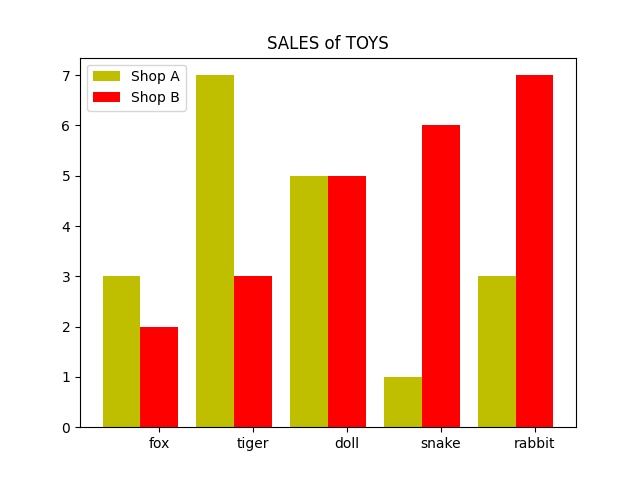

Write the Python code that produced this figure.
import matplotlib.pyplot as plt
import argparse
import pandas as pd

parser = argparse.ArgumentParser(description='bar chart for argparse') # run by 'py .\bar_chart_excel.py -f d:/1.xlsx'
parser.add_argument('--filepath', '-f', help='filepath属性，必要参数', required=True)
args = parser.parse_args()

file_path = args.filepath
df = pd.read_excel(file_path)
# bar = Bar()
# bar.add_xaxis(df["TOY"].to_list())
# bar.add_yaxis("RA", df["RA"].to_list())
# bar.add_yaxis("RB", df["RB"].to_list())

name_list = df['TOY']
num_list = df['RA']
num_list1 = df['RB']
x = list(range(len(num_list)))
total_width, n = 0.8, 2
width = total_width / n
plt.title('SALES of TOYS')
plt.bar(x, num_list, width = width, tick_label = name_list, label='Shop A', fc='y')
for i in range(len(x)):
    x[i] = x[i] + width
plt.bar(x, num_list1, width=width, tick_label = name_list, label='Shop B', fc ='r')
plt.legend()
plt.savefig('bar_chart_excel.jpg')
plt.show()